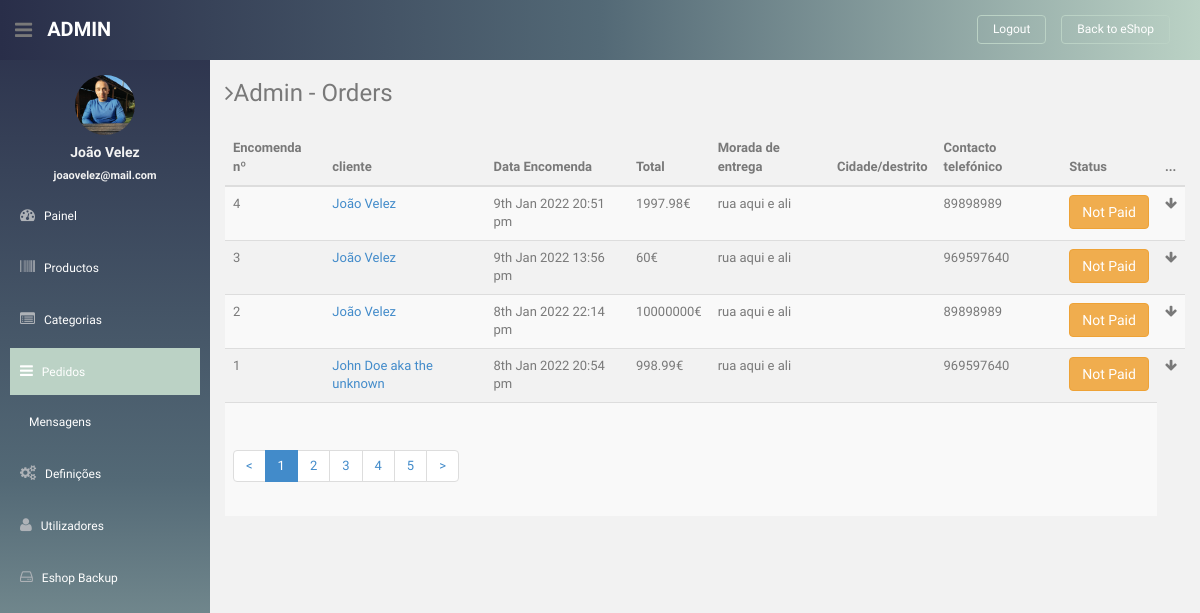
Screenshot of /admin/orders (signed in) with the database file from the repository.
### tables this page shows
CREATE TABLE `users` (
  `id` bigint(20) NOT NULL,
  `url_address` varchar(60) NOT NULL,
  `name` varchar(100) NOT NULL,
  `email` varchar(100) NOT NULL,
  `password` varchar(252) NOT NULL,
  `date` datetime NOT NULL,
  `rank` varchar(8) NOT NULL
);

CREATE TABLE `orders` (
  `id` bigint(20) NOT NULL,
  `user_url` varchar(60) NOT NULL,
  `description` varchar(20) NOT NULL,
  `delivery_address` varchar(1024) DEFAULT NULL,
  `total` double NOT NULL DEFAULT 0,
  `country` varchar(20) DEFAULT NULL,
  `state` varchar(20) DEFAULT NULL,
  `zip` varchar(6) DEFAULT NULL,
  `tax` double DEFAULT 0,
  `shipping` double DEFAULT 0,
  `date` datetime NOT NULL,
  `sessionid` varchar(30) NOT NULL,
  `home_phone` varchar(15) NOT NULL,
  `mobile_phone` varchar(15) NOT NULL
);

### app/controllers/admin.php (called while the page is built, shortened)
<?php
class Admin extends Controller
{
	public function orders()
	{
		$User = $this->load_model('User');
		$Order = $this->load_model('Order');
		$user_data = $User->check_login(true, ["admin"]);
		if (is_object($user_data)) {
			$data['user_data'] = $user_data;
		}
		$orders = $Order->get_all_orders();
		if (is_array($orders)) {
			foreach ($orders as $key => $row) {
				$details = $Order->get_order_details($row->id);
				$orders[$key]->grand_total = 0;
				if (is_array($details)) {
					$totals = array_column($details, "total");
					$grand_total = array_sum($totals);
					$orders[$key]->grand_total = $grand_total;
				}
				$orders[$key]->details = $details;
				$user = $User->get_user($row->user_url);
				$orders[$key]->user = $user;
			}
		}
		$data['orders'] = $orders;
		$data['page_title'] = "Admin - Orders";
		$data['current_page'] = "orders";
		$this->view("admin/orders", $data);
	}
}

### app/core/app.php (called while the page is built, shortened)
<?php
Class App
{
	protected $method = "index";
	public function __construct()
	{
		$url = $this->parseURL();
		$url[0] = str_replace("-", "_", $url[0]);
		if(file_exists("../app/controllers/" . strtolower($url[0]) . ".php"))
		{
			unset($url[0]);
		}
		$this->controller = new $this->controller;
		if(isset($url[1]))
		{
			$url[1] = strtolower($url[1]);
			if(method_exists($this->controller, $url[1]) && is_callable([$this->controller, $url[1]]))
			{
				$this->method = $url[1];
				unset($url[1]);
			}
		}
		$this->params = (count($url) > 0) ? $url : ["home"];
		call_user_func_array([$this->controller,$this->method], $this->params);
	}
	private function parseURL()
	{
		$url = isset($_GET['url']) ? $_GET['url'] : "home";
		return explode("/", filter_var(trim($url,"/"),FILTER_SANITIZE_URL));
 	}
}

### public/index.php (called while the page is built, shortened)
<?php
$app = new App();

### app/core/database.php (called while the page is built, shortened)
<?php
Class Database
{
	public static $con;
	public function __construct()
	{
		try{
			$string = DB_TYPE . ":host=". DB_HOST .";dbname=". DB_NAME;
			self::$con = new PDO($string,DB_USER,DB_PASS);
		}catch (PDOException $e){
			die($e->getMessage());
		}
	}
 	public static function newInstance()
	{
		return $instance = new self();
 	}
	public function read($query,$data = array())
	{
		$stm = self::$con->prepare($query);
		$result = $stm->execute($data);
		if($result){
			$data = $stm->fetchAll(PDO::FETCH_OBJ);
			if(is_array($data) && count($data) > 0)
			{
				return $data;
			}
		}
		return false;
	}
}

### app/models/user.class.php (called while the page is built, shortened)
<?php
class User
{
	public function get_user($url)
	{
		$db = Database::newInstance();
		$arr = false;
		$arr['url'] = addslashes($url);
		$query = "select * from users where url_address = :url limit 1";
		$result = $db->read($query, $arr);
		if (is_array($result)) {
			return $result[0];
		}
		return false;
	}
	public function check_login($redirect = false, $allowed = array())
	{
		$db = Database::getInstance();
		if (count($allowed) > 0) {
			$arr['url'] = isset($_SESSION['user_url']) ? $_SESSION['user_url'] : '';
			$query = "select * from users where url_address = :url limit 1";
			$result = $db->read($query, $arr);
			if (is_array($result)) {
				$result = $result[0];
				if (in_array($result->rank, $allowed)) {
					return $result;
				}
			}
			die;
		}
		return false;
	}
}

### app/models/order.class.php (called while the page is built, shortened)
<?php
class Order extends Controller
{
	public function get_all_orders()
	{
		$db = Database::newInstance();
		$limit = 10;
		$offset = Page::get_offset($limit);
		$query = "select * from orders order by id desc limit $limit offset $offset";
		$orders = $db->read($query);
		return $orders;
	}
	public function get_order_details($id)
	{
		$data['id'] = addslashes($id);
		$db = Database::newInstance();
		$query = "select * from order_details where orderid = :id order by id desc";
		$details = $db->read($query, $data);
		return $details;
	}
}

### app/views/eshop/admin/orders.php (the view, shortened to what this page needs)
<?php $this->view("admin/sidebar",$data); ?>
<table class="table table-striped table-advance table-hover">
	<thead>
		<tr><th>Encomenda nº</th><th>cliente</th><th>Data Encomenda</th><th>Total</th><th>Morada de entrega</th><th>Cidade/destrito</th><th>Contacto telefónico</th><th>Status</th><th>...</th></tr>
	</thead>
	<tbody onclick="show_details(event)">
		<?php if(isset($orders) && is_array($orders)):?>
		<?php foreach($orders as $order):?>
			<tr style="position: relative;"><td><?=$order->id?></td><td><a href="<?=ROOT?>profile/<?=$order->user->url_address?>"><?=$order->user->name?></a></td><td><?=date("jS M Y H:i a",strtotime($order->date))?></td><td><?=$order->total?>€</td><td><?=$order->delivery_address?></td><td><?=$order->state?></td><td><?=$order->mobile_phone?></td>
				<td>
					<?=is_paid($order)?>
				</td>
				<td>
					<i class="fa fa-arrow-down"></i>
				</td>
			</tr>
		<?php endforeach;?>
		<?php endif;?>
		<tr><td colspan="8"><?php Page::show_links();?></td></tr>
	</tbody>
</table>

### app/views/eshop/admin/sidebar.php (shortened to what this page needs)
<aside>
    <div id="sidebar" class="nav-collapse " style="background: #BBD2C5;  /* fallback for old browsers */
background: -webkit-linear-gradient(to right, #292E49, #536976, #BBD2C5);  /* Chrome 10-25, Safari 5.1-6 */
background: linear-gradient( #292E49, #536976, #BBD2C5); /* W3C, IE 10+/ Edge, Firefox 16+, Chrome 26+, Opera 12+, Safari 7+ */
">
        <ul class="sidebar-menu" id="nav-accordion">
            <p class="centered"><a href="profile.html"><img src="<?= ASSETS . THEME ?>admin/img/eu.jpg" class="img-circle" width="60"></a></p>
            <h5 class="centered"><?= $data['user_data']->name ?></h5>
            <h5 class="centered" style="font-size: 11px;"><?= $data['user_data']->email ?></h5>
            <li class="sub-menu">
                <a href="javascript:;">
                    <i class="fa fa-dashboard"></i>
                    <span>Painel</span>
                </a>
            </li>
            <li class="sub-menu">
                <a <?= (isset($current_page) && $current_page == "products") ? ' class="active" ' : ''; ?> href="<?= ROOT ?>admin/products">
                    <i class="fa fa-barcode"></i>
                    <span>Productos</span>
                </a>
            </li>
            <li class="sub-menu">
                <a <?= (isset($current_page) && $current_page == "categories") ? ' class="active" ' : ''; ?> href="<?= ROOT ?>admin/categories">
                    <i class="fa fa-list-alt"></i>
                    <span>Categorias</span>
                </a>
            </li>
            <li class="sub-menu">
                <a <?= (isset($current_page) && $current_page == "orders") ? ' class="active" ' : ''; ?> href="<?= ROOT ?>admin/orders">
                    <i class="fa fa-reorder"></i>
                    <span>Pedidos</span>
                </a>
            </li>
            <li class="sub-menu">
                <a <?= (isset($current_page) && $current_page == "messages") ? ' class="active" ' : ''; ?> href="<?= ROOT ?>admin/messages">
                    <span>Mensagens</span>
                </a>
            </li>
            <li class="sub-menu">
                <a <?= (isset($current_page) && $current_page == "settings") ? ' class="active" ' : ''; ?> href="<?= ROOT ?>admin/settings">
                    <i class="fa fa-cogs"></i>
                    <span>Definições</span>
                </a>
            </li>
            <li class="sub-menu">
                <a <?= (isset($current_page) && $current_page == "users") ? ' class="active" ' : ''; ?> href="<?= ROOT ?>admin/users">
                    <i class="fa fa-user"></i>
                    <span>Utilizadores</span>
                </a>
            </li>
            <li class="sub-menu">
                <a href="<?= ROOT ?>admin/backup">
                    <i class="fa  fa-hdd-o"></i>
                    <span>Eshop Backup</span>
                </a>
            </li>
        </ul>
    </div>
</aside>
<section id="main-content">
    <section class="wrapper site-min-height">
        <h3><i class="fa fa-angle-right"></i><?= ucwords($data['page_title']) ?></h3>
        <div class="row mt">
            <div class="col-lg-12">

### app/core/functions.php (shortened to what this page needs)
<?php
function is_paid($order){
	$arr['amount'] = addslashes($order->total);
	$arr['order_id'] = addslashes($order->description);
	$DB = Database::newInstance();
	$payment = $DB->read("select id from payments where amount = :amount && order_id = :order_id limit 1",$arr);
	return "<button class='btn btn-warning'>Not Paid</button>";
}

### public/assets/eshop/admin/css/style.css (style rules this page uses)
body { color: #797979; background: #f2f2f2; font-family: 'Ruda', sans-serif; padding: 0px !important; margin: 0px !important; font-size:13px; }
ul li { list-style: none; }
a, a:hover, a:focus { text-decoration: none; outline: none; }
.centered { text-align: center; }
.mt { margin-top: 25px; }
#sidebar { width: 210px; height: 100%; position: fixed; background: #424a5d; }
#sidebar h5 { color: #f2f2f2; font-weight: 700; }
#sidebar ul li { position: relative; }
ul.sidebar-menu , ul.sidebar-menu li ul.sub { margin: -2px 0 0; padding: 0; }
ul.sidebar-menu { margin-top: 75px; }
ul.sidebar-menu li { margin-bottom: 5px; margin-left:10px; margin-right:10px; }
ul.sidebar-menu li.sub-menu { line-height: 15px; }
ul.sidebar-menu li a span { display: inline-block; }
ul.sidebar-menu li a { color: #aeb2b7; text-decoration: none; display: block; padding: 15px 0 15px 10px; font-size: 12px; outline: none; -webkit-transition: all 0.3s ease; -moz-transition: all 0.3s ease; -o-transition: all 0.3s ease; -ms-transition: all 0.3s ease; transition: all 0.3s ease; }
ul.sidebar-menu li a.active, ul.sidebar-menu li a:hover, ul.sidebar-menu li a:focus { background: #BBD2C5; color: #fff; display: block; -webkit-transition: all 0.3s ease; -moz-transition: all 0.3s ease; -o-transition: all 0.3s ease; -ms-transition: all 0.3s ease; transition: all 0.3s ease; }
ul.sidebar-menu li a i { font-size: 15px; padding-right: 6px; }
ul.sidebar-menu li a.active i { color: #fff; }
#main-content { margin-left: 210px; }
.wrapper { display: inline-block; margin-top: 60px; padding-left: 15px; padding-right: 15px; padding-bottom: 15px; padding-top: 0px; width: 100%; }
.site-min-height { min-height: 900px; }

### app/views/eshop/admin/sidebar.php (style rules this page uses)
.sub-menu span { color: white; }

### rows the page displays
users: name "João Velez", email "joaovelez@mail.com"
orders: id "4", date "9th Jan 2022 20:51 pm", total "1997.98", delivery_address "rua aqui e ali", mobile_phone "89898989"
orders: id "3", date "9th Jan 2022 13:56 pm", total "60", delivery_address "rua aqui e ali", mobile_phone "969597640"
orders: id "2", date "8th Jan 2022 22:14 pm", total "10000000", delivery_address "rua aqui e ali", mobile_phone "89898989"
orders: id "1", date "8th Jan 2022 20:54 pm", total "998.99", delivery_address "rua aqui e ali", mobile_phone "969597640"
users: name "John Doe aka the unknown"

### other values shown
$data['page_title'] "Admin - Orders"
